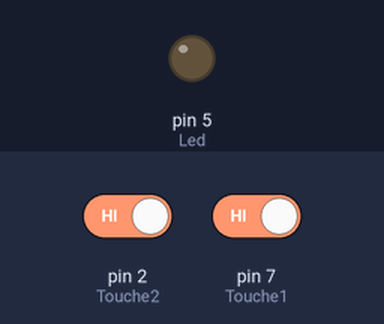
Bench run of a sketch on a simulated Arduino Uno, built with avr-gcc and run on an emulated ATmega328P. Shown: output pins drawn as LEDs (lit = HIGH). The test bench sets the inputs (shaded band); at power-on: pin 2 (Touche2) HIGH, pin 7 (Touche1) HIGH.

Above: at 1.2 s.
1.3 s: pin 2 (Touche2) driven LOW and pin 7 (Touche1) driven LOW
At 2.4 s:
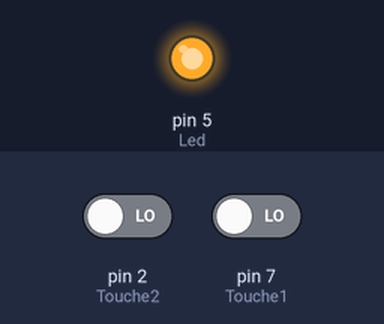
2.8 s: pin 2 (Touche2) driven HIGH
At 3.5 s:
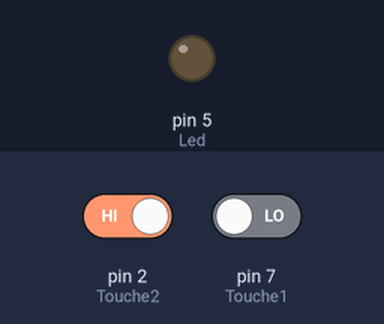
4.3 s: pin 2 (Touche2) driven LOW
At 4.7 s:
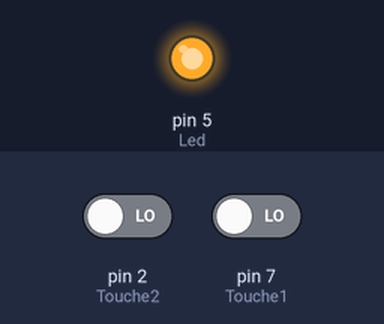
Timing chart, 0 to 7.3 s (numbered marks = the images above; inputs shaded):
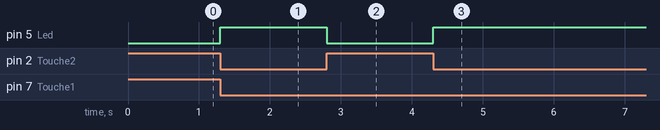

The sketch:

P4-Touche_Q3.ino
```cpp
// Croquis P4-Touche_Q3.ino

//----- CONSTANTES -----
#define Touche1 7  // TOUCHE1 raccordée à la ligne d'E/S 7
#define Touche2 2  // TOUCHE2 raccordée à la ligne d'E/S 2
#define Led 5 // LED raccordée à la ligne d'E/S 5
//----- VARIABLES -----
int Etat1 = 0;    // Etat logique de la TOUCHE1
int Etat2 = 0;    // Etat logique de la TOUCHE2

//----- PROCEDURE D'INITIALISATION -----
void setup() {
  pinMode(Touche1, INPUT); // Ligne de la TOUCHE1 en entrée
  pinMode(Touche2, INPUT); // Ligne de la TOUCHE2 en entrée
  pinMode(Led, OUTPUT);  // Ligne de la LED en sortie
}

//----- BOUCLE PRINCIPALE -----
void loop(){
  Etat1 = digitalRead(Touche1);  // Lecture de l'état de la TOUCHE1
  Etat2 = digitalRead(Touche2);  // Lecture de l'état de la TOUCHE2
  if (Etat1 == LOW && Etat2 == LOW) { // Si les 2 boutons sont appuyés
    digitalWrite(Led, HIGH); // on allume la LED
  }
  else { // sinon
    digitalWrite(Led, LOW); // on l'éteint
  }
}
```

Measured:
- after the input at 1.3 s, pin 5 (Led): LOW → HIGH at once
- after the input at 2.8 s, pin 5 (Led): HIGH → LOW at once
- after the input at 4.3 s, pin 5 (Led): LOW → HIGH at once
